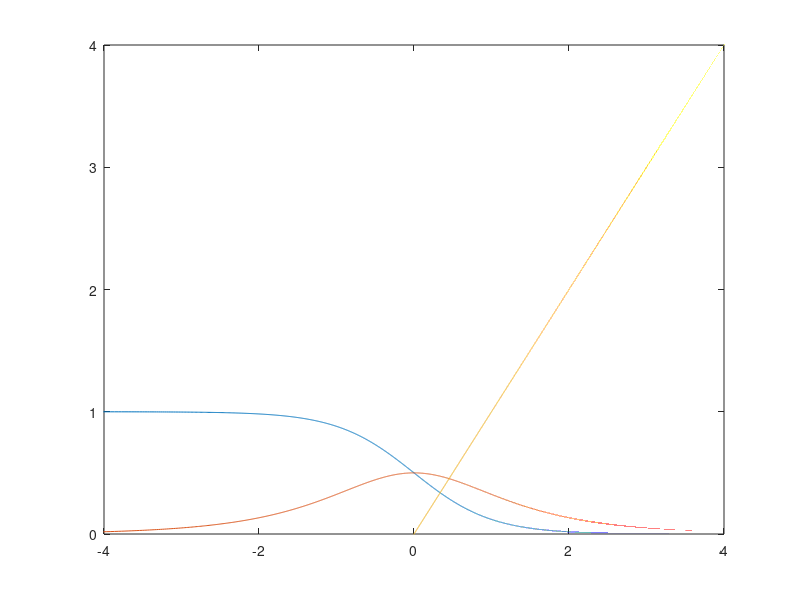

The MATLAB source for this figure:
%Voigt Model Dynamic Viscoelasticity Behaviour

clear

tau = 1;
D = 1;

for i = 1:10^6
    t(i) = i/1000;
    D1(i) = D/(1+(t(i)*tau)^2);
    D2(i) = D*t(i)*tau/(1+(t(i)*tau)^2);
    tandelta(i) = t(i)*tau;
end

plot(log(t),D1);
hold on
plot(log(t),D2);
hold on
plot(log(t),log(tandelta));
axis([-4 4 0 4]);